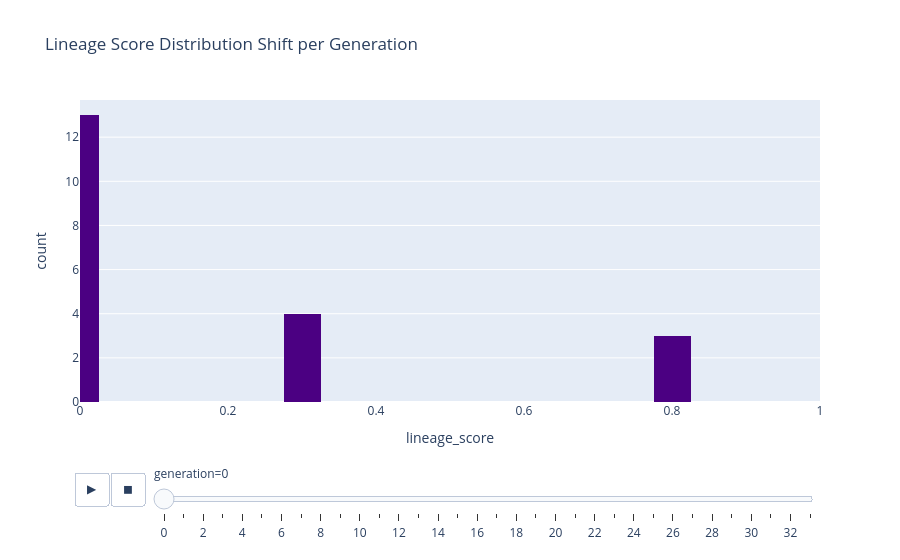

The code cell stored with this chart in its notebook:
### Code cell
# ## 3. Lineage Score Distribution (Interactive Slider)
# Watch how the population shifts from chaotic (wide distribution) to stable (normal distribution) over time.

# %%
# Ensure generation is sorted for the animation frame
df = df.sort_values('generation')
fig = px.histogram(
    df, x="lineage_score", animation_frame="generation", 
    range_x=[0, 1], nbins=20, color_discrete_sequence=['indigo'],
    title="Lineage Score Distribution Shift per Generation"
)
fig.layout.updatemenus[0].buttons[0].args[1]["frame"]["duration"] = 800
fig.show()

### Figure 1 — Plotly figure (JSON) as saved in the notebook; plotly's stock layout.template omitted (floating-point values rounded to 4 significant figures)
{"data": [{"bingroup": "x", "hovertemplate": "generation=0<br>lineage_score=%{x}<br>count=%{y}<extra></extra>", "legendgroup": "", "marker": {"color": "indigo", "pattern": {"shape": ""}}, "name": "", "nbinsx": 20, "orientation": "v", "showlegend": false, "type": "histogram", "x": [0.0, 0.0001309, 0.3044, 0.3103, 0.0001293, 0.0, 0.0, 0.311, 0.0001289, 0.0, 9.939e-08, 0.008485, 0.000131, 0.0, 0.3073, 0.7988, 0.7986, 0.0001309, 0.7978, 0.0], "xaxis": "x", "yaxis": "y"}], "layout": {"barmode": "relative", "legend": {"tracegroupgap": 0}, "sliders": [{"active": 0, "currentvalue": {"prefix": "generation="}, "len": 0.9, "pad": {"b": 10, "t": 60}, "steps": [{"args": [["0"], {"frame": {"duration": 0, "redraw": true}, "fromcurrent": true, "mode": "immediate", "transition": {"duration": 0, "easing": "linear"}}], "label": "0", "method": "animate"}, {"args": [["1"], {"frame": {"duration": 0, "redraw": true}, "fromcurrent": true, "mode": "immediate", "transition": {"duration": 0, "easing": "linear"}}], "label": "1", "method": "animate"}, {"args": [["2"], {"frame": {"duration": 0, "redraw": true}, "fromcurrent": true, "mode": "immediate", "transition": {"duration": 0, "easing": "linear"}}], "label": "2", "method": "animate"}, {"args": [["3"], {"frame": {"duration": 0, "redraw": true}, "fromcurrent": true, "mode": "immediate", "transition": {"duration": 0, "easing": "linear"}}], "label": "3", "method": "animate"}, {"args": [["4"], {"frame": {"duration": 0, "redraw": true}, "fromcurrent": true, "mode": "immediate", "transition": {"duration": 0, "easing": "linear"}}], "label": "4", "method": "animate"}, {"args": [["5"], {"frame": {"duration": 0, "redraw": true}, "fromcurrent": true, "mode": "immediate", "transition": {"duration": 0, "easing": "linear"}}], "label": "5", "method": "animate"}, {"args": [["6"], {"frame": {"duration": 0, "redraw": true}, "fromcurrent": true, "mode": "immediate", "transition": {"duration": 0, "easing": "linear"}}], "label": "6", "method": "animate"}, {"args": [["7"], {"frame": {"duration": 0, "redraw": true}, "fromcurrent": true, "mode": "immediate", "transition": {"duration": 0, "easing": "linear"}}], "label": "7", "method": "animate"}, {"args": [["8"], {"frame": {"duration": 0, "redraw": true}, "fromcurrent": true, "mode": "immediate", "transition": {"duration": 0, "easing": "linear"}}], "label": "8", "method": "animate"}, {"args": [["9"], {"frame": {"duration": 0, "redraw": true}, "fromcurrent": true, "mode": "immediate", "transition": {"duration": 0, "easing": "linear"}}], "label": "9", "method": "animate"}, {"args": [["10"], {"frame": {"duration": 0, "redraw": true}, "fromcurrent": true, "mode": "immediate", "transition": {"duration": 0, "easing": "linear"}}], "label": "10", "method": "animate"}, {"args": [["11"], {"frame": {"duration": 0, "redraw": true}, "fromcurrent": true, "mode": "immediate", "transition": {"duration": 0, "easing": "linear"}}], "label": "11", "method": "animate"}, {"args": [["12"], {"frame": {"duration": 0, "redraw": true}, "fromcurrent": true, "mode": "immediate", "transition": {"duration": 0, "easing": "linear"}}], "label": "12", "method": "animate"}, {"args": [["13"], {"frame": {"duration": 0, "redraw": true}, "fromcurrent": true, "mode": "immediate", "transition": {"duration": 0, "easing": "linear"}}], "label": "13", "method": "animate"}, {"args": [["14"], {"frame": {"duration": 0, "redraw": true}, "fromcurrent": true, "mode": "immediate", "transition": {"duration": 0, "easing": "linear"}}], "label": "14", "method": "animate"}, {"args": [["15"], {"frame": {"duration": 0, "redraw": true}, "fromcurrent": true, "mode": "immediate", "transition": {"duration": 0, "easing": "linear"}}], "label": "15", "method": "animate"}, {"args": [["16"], {"frame": {"duration": 0, "redraw": true}, "fromcurrent": true, "mode": "immediate", "transition": {"duration": 0, "easing": "linear"}}], "label": "16", "method": "animate"}, {"args": [["17"], {"frame": {"duration": 0, "redraw": true}, "fromcurrent": true, "mode": "immediate", "transition": {"duration": 0, "easing": "linear"}}], "label": "17", "method": "animate"}, {"args": [["18"], {"frame": {"duration": 0, "redraw": true}, "fromcurrent": true, "mode": "immediate", "transition": {"duration": 0, "easing": "linear"}}], "label": "18", "method": "animate"}, {"args": [["19"], {"frame": {"duration": 0, "redraw": true}, "fromcurrent": true, "mode": "immediate", "transition": {"duration": 0, "easing": "linear"}}], "label": "19", "method": "animate"}, {"args": [["20"], {"frame": {"duration": 0, "redraw": true}, "fromcurrent": true, "mode": "immediate", "transition": {"duration": 0, "easing": "linear"}}], "label": "20", "method": "animate"}, {"args": [["21"], {"frame": {"duration": 0, "redraw": true}, "fromcurrent": true, "mode": "immediate", "transition": {"duration": 0, "easing": "linear"}}], "label": "21", "method": "animate"}, {"args": [["22"], {"frame": {"duration": 0, "redraw": true}, "fromcurrent": true, "mode": "immediate", "transition": {"duration": 0, "easing": "linear"}}], "label": "22", "method": "animate"}, {"args": [["23"], {"frame": {"duration": 0, "redraw": true}, "fromcurrent": true, "mode": "immediate", "transition": {"duration": 0, "easing": "linear"}}], "label": "23", "method": "animate"}, {"args": [["24"], {"frame": {"duration": 0, "redraw": true}, "fromcurrent": true, "mode": "immediate", "transition": {"duration": 0, "easing": "linear"}}], "label": "24", "method": "animate"}, {"args": [["25"], {"frame": {"duration": 0, "redraw": true}, "fromcurrent": true, "mode": "immediate", "transition": {"duration": 0, "easing": "linear"}}], "label": "25", "method": "animate"}, {"args": [["26"], {"frame": {"duration": 0, "redraw": true}, "fromcurrent": true, "mode": "immediate", "transition": {"duration": 0, "easing": "linear"}}], "label": "26", "method": "animate"}, {"args": [["27"], {"frame": {"duration": 0, "redraw": true}, "fromcurrent": true, "mode": "immediate", "transition": {"duration": 0, "easing": "linear"}}], "label": "27", "method": "animate"}, {"args": [["28"], {"frame": {"duration": 0, "redraw": true}, "fromcurrent": true, "mode": "immediate", "transition": {"duration": 0, "easing": "linear"}}], "label": "28", "method": "animate"}, {"args": [["29"], {"frame": {"duration": 0, "redraw": true}, "fromcurrent": true, "mode": "immediate", "transition": {"duration": 0, "easing": "linear"}}], "label": "29", "method": "animate"}, {"args": [["30"], {"frame": {"duration": 0, "redraw": true}, "fromcurrent": true, "mode": "immediate", "transition": {"duration": 0, "easing": "linear"}}], "label": "30", "method": "animate"}, {"args": [["31"], {"frame": {"duration": 0, "redraw": true}, "fromcurrent": true, "mode": "immediate", "transition": {"duration": 0, "easing": "linear"}}], "label": "31", "method": "animate"}, {"args": [["32"], {"frame": {"duration": 0, "redraw": true}, "fromcurrent": true, "mode": "immediate", "transition": {"duration": 0, "easing": "linear"}}], "label": "32", "method": "animate"}, {"args": [["33"], {"frame": {"duration": 0, "redraw": true}, "fromcurrent": true, "mode": "immediate", "transition": {"duration": 0, "easing": "linear"}}], "label": "33", "method": "animate"}], "x": 0.1, "xanchor": "left", "y": 0, "yanchor": "top"}], "title": {"text": "Lineage Score Distribution Shift per Generation"}, "updatemenus": [{"buttons": [{"args": [null, {"frame": {"duration": 800, "redraw": true}, "fromcurrent": true, "mode": "immediate", "transition": {"duration": 500, "easing": "linear"}}], "label": "&#9654;", "method": "animate"}, {"args": [[null], {"frame": {"duration": 0, "redraw": true}, "fromcurrent": true, "mode": "immediate", "transition": {"duration": 0, "easing": "linear"}}], "label": "&#9724;", "method": "animate"}], "direction": "left", "pad": {"r": 10, "t": 70}, "showactive": false, "type": "buttons", "x": 0.1, "xanchor": "right", "y": 0, "yanchor": "top"}], "xaxis": {"anchor": "y", "domain": [0, 1], "range": [0, 1], "title": {"text": "lineage_score"}}, "yaxis": {"anchor": "x", "domain": [0, 1], "title": {"text": "count"}}}}
